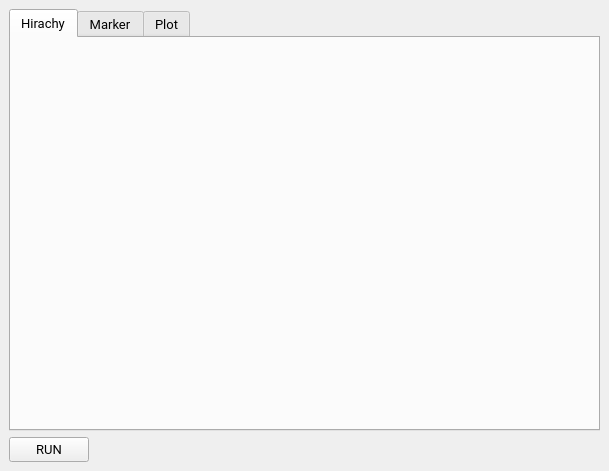
<?xml version="1.0" encoding="UTF-8"?>
<ui version="4.0">
 <class>MainWindow</class>
 <widget class="QMainWindow" name="MainWindow">
  <property name="geometry">
   <rect>
    <x>0</x>
    <y>0</y>
    <width>609</width>
    <height>471</height>
   </rect>
  </property>
  <property name="font">
   <font>
    <family>Roboto</family>
    <pointsize>10</pointsize>
    <weight>50</weight>
    <bold>false</bold>
   </font>
  </property>
  <property name="windowTitle">
   <string>Task Hirachy Editor</string>
  </property>
  <property name="tabShape">
   <enum>QTabWidget::Rounded</enum>
  </property>
  <widget class="QWidget" name="centralwidget">
   <property name="layoutDirection">
    <enum>Qt::LeftToRight</enum>
   </property>
   <layout class="QVBoxLayout" name="verticalLayout">
    <item>
     <widget class="QTabWidget" name="tabWidget">
      <property name="tabPosition">
       <enum>QTabWidget::North</enum>
      </property>
      <property name="tabShape">
       <enum>QTabWidget::Rounded</enum>
      </property>
      <property name="currentIndex">
       <number>0</number>
      </property>
      <widget class="TaskHirachy" name="hirachy">
       <attribute name="title">
        <string>Hirachy</string>
       </attribute>
      </widget>
      <widget class="Marker" name="marker">
       <attribute name="title">
        <string>Marker</string>
       </attribute>
      </widget>
      <widget class="QWidget" name="plot">
       <attribute name="title">
        <string>Plot</string>
       </attribute>
      </widget>
     </widget>
    </item>
    <item>
     <layout class="QHBoxLayout" name="horizontalLayout">
      <item>
       <widget class="QPushButton" name="toggleRun">
        <property name="sizePolicy">
         <sizepolicy hsizetype="Minimum" vsizetype="Fixed">
          <horstretch>0</horstretch>
          <verstretch>0</verstretch>
         </sizepolicy>
        </property>
        <property name="text">
         <string>RUN</string>
        </property>
       </widget>
      </item>
      <item>
       <spacer name="horizontalSpacer">
        <property name="orientation">
         <enum>Qt::Horizontal</enum>
        </property>
        <property name="sizeHint" stdset="0">
         <size>
          <width>40</width>
          <height>20</height>
         </size>
        </property>
       </spacer>
      </item>
     </layout>
    </item>
   </layout>
  </widget>
 </widget>
 <customwidgets>
  <customwidget>
   <class>Marker</class>
   <extends>QWidget</extends>
   <header>stack_of_tasks.ui.marker</header>
   <container>1</container>
  </customwidget>
  <customwidget>
   <class>TaskHirachy</class>
   <extends>QWidget</extends>
   <header>stack_of_tasks.ui.taskhirachy</header>
   <container>1</container>
  </customwidget>
 </customwidgets>
 <resources/>
 <connections/>
</ui>
